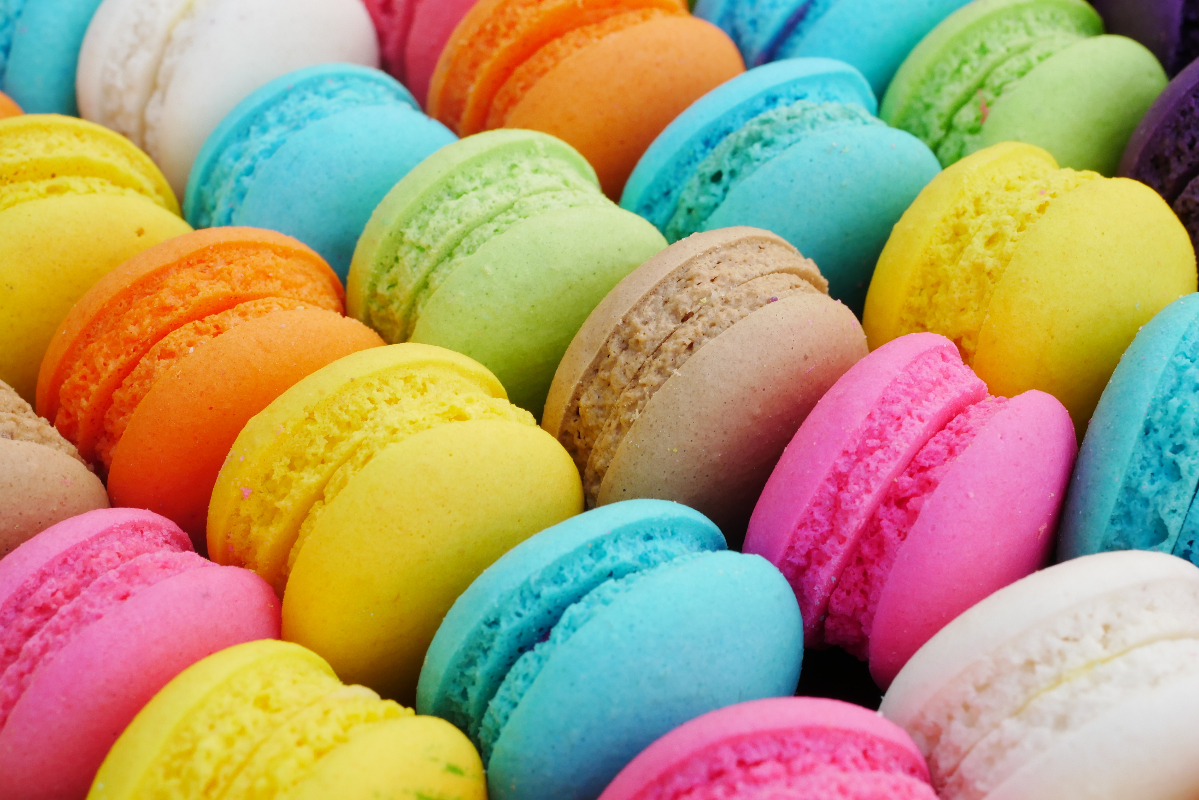
#> input picture image processing/sample.jpg, 1199 x 800 px
$ python kmeans_20201332.py
#> lines starting #> are read from the running program, lines starting #| are printed output that depends on the picture
import numpy as np
import matplotlib.pyplot as plt
import cv2

#이미지에서 데이터 불러오기
img=cv2.imread('sample.jpg')
#> img is the input picture: shape (800, 1199, 3); mean B, G, R 114.9, 154.4, 174.3
img=cv2.resize(img,(480,480))
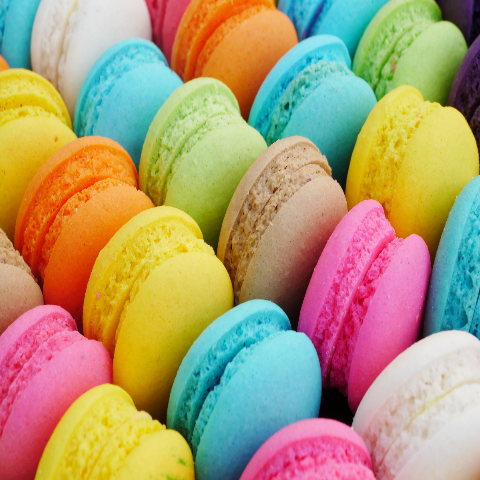
#> img: shape (480, 480, 3); mean B, G, R 114.9, 154.3, 174.2

data=img.reshape((-1,3))
data=np.float32(data)

#클러스터 개수 설정
K=2

#라벨은 라이브러리 기능을 이용해 가져왔습니다
criteria=(cv2.TERM_CRITERIA_EPS+cv2.TERM_CRITERIA_MAX_ITER,10,1.0)
ret, label, center_=cv2.kmeans(data,K,None,criteria, 10, cv2.KMEANS_RANDOM_CENTERS)
#> ret = 1.96e+09; center_ = [[173.2, 184.3, 166], [50.56, 121.2, 183.3]]


#data값 label별로 분류해 저장
def make_mapping(data):
    data_=[]
    for i in range(K):
        data_.append(data[np.where(label==i)[0]])
#> after the loop, data_ = 2 items
    return data_

data_=make_mapping(data)
#> data_ = 2 items


#평균 계산
def calc_k_means(data_):
    means=[np.mean(data_[k],axis=0) for k in range(K)]
#> means = [[173.2, 184.3, 166], [50.56, 121.2, 183.3]]
    return means

means=calc_k_means(data_)
#> means = [[173.2, 184.3, 166], [50.56, 121.2, 183.3]]


#중심 클러스터 업데이트
def update_k(data,means,label):
    n=[]
    for p in data:
        dists=[np.linalg.norm(means[k]-p)for k in range(K)]
        label=np.argmin(dists)
#> this loop made 230400 passes
#> (p, dists) on passes 1 to 3: ([199, 187, 82], [87.92, 191.4]), ([193, 183, 66], [102, 194.6]), ([190, 179, 58], [109.4, 196.2])

update_k(data, means, label)

#반복작업
def fit(data, epochs=10):
#> called with data = array of shape (230400, 3), epochs = 10
    for e in range(epochs):
        data_=make_mapping(data)
        means=calc_k_means(data_)
        update_k(data,means,label)
    return means, data_

means, data_=fit(data)

#화면 그리기
center=np.uint8(means)
#> center = [[173, 184, 166], [50, 121, 183]]
res=center[label.flatten()]

res=res.reshape(img.shape)
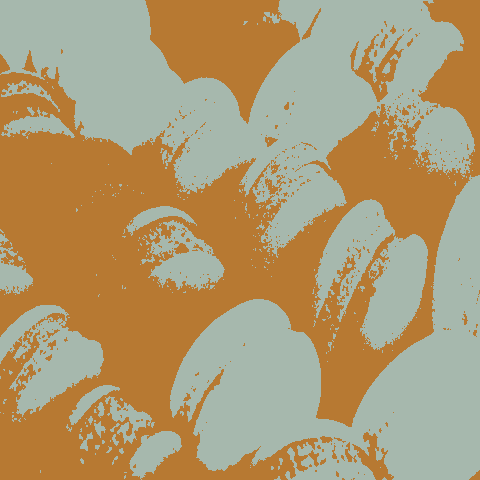
#> res: shape (480, 480, 3); mean B, G, R 114.5, 154, 174.1

cv2.imshow('original',img)
cv2.imshow('KMEANS',res)

cv2.waitKey()
cv2.destroyAllWindows()
